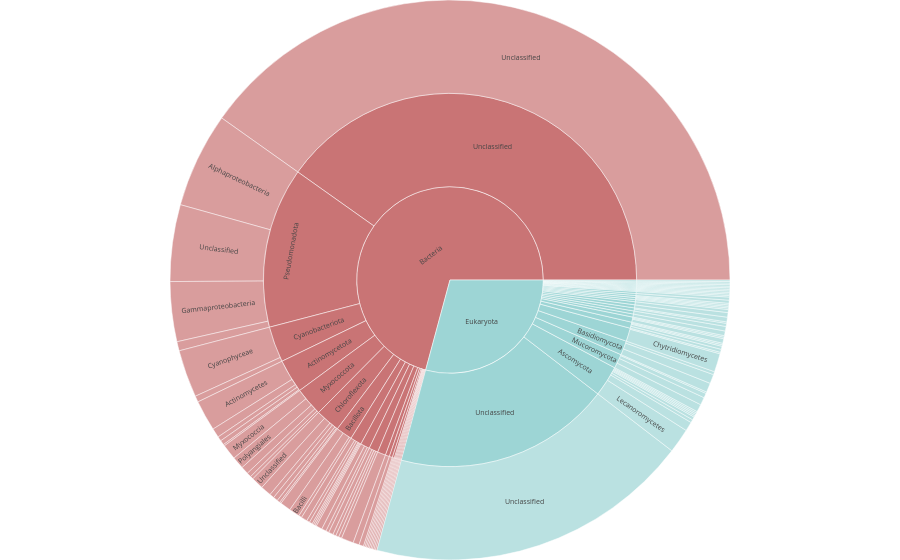

The cell this chart's notebook holds for it:
### Code cell
import pandas as pd
import plotly.express as px

df = pd.read_csv("target_gene_annotation2021.tsv", sep="\t")
df = df[df["confidence"] == 'high-confidence'].copy()

target_source = "algae"
df = df[df["Source"] == target_source]
df = df[~df["Donor"].str.contains("donorconfusion", na=False)]

def split_tax(x):
    if pd.isna(x):
        return []
    return [i.strip() for i in str(x).split(";") if i.strip()]

rows = []
max_depth = 3

for tax in df["Donor"]:
    levels = split_tax(tax)

    # 截断到3层
    levels = levels[:max_depth]

    # 补齐到3层（关键：Unclassified占位）
    levels += ["Unclassified"] * (max_depth - len(levels))

    rows.append(levels)

sunburst_df = pd.DataFrame(rows, columns=["level1", "level2", "level3"])

# 每条路径计数
sunburst_df["value"] = 1

# 合并重复路径
sunburst_df = sunburst_df.groupby(
    ["level1", "level2", "level3"],
    as_index=False
)["value"].sum()

# 只在大于阈值时显示label（可选）
# threshold = 10

# sunburst_df["label"] = sunburst_df.apply(
#     lambda x: "" if x["value"] < threshold else x["level3"],
#     axis=1
# )

fig = px.sunburst(
    sunburst_df,
    path=["level1", "level2", "level3"],
    values="value",
    color="level1",
    color_discrete_map={
        "Bacteria": "#C97475",
        "Eukaryota": "#9DD5D5",
        "Viruses": "#a080f5",
    }
)

fig.update_traces(
    marker=dict(
        line=dict(color="white", width=0.5)
    )
)
fig.update_layout(uniformtext=dict(minsize=7, mode='hide'))
fig.update_layout(
    margin=dict(t=0, l=0, r=0, b=0)
)
# fig.write_image("algae-sunburst.svg")
# fig.write_html('algae.html')
fig.show()

### Figure 1 — Plotly figure (JSON) as saved in the notebook; plotly's stock layout.template omitted (floating-point values rounded to 4 significant figures; data arrays with more than 128 entries replaced by an {"elided": "..."} marker saying what was removed)
{"data": [{"branchvalues": "total", "customdata": {"elided": "151x1 str values"}, "domain": {"x": [0, 1], "y": [0, 1]}, "hovertemplate": "labels=%{label}<br>value=%{value}<br>parent=%{parent}<br>id=%{id}<br>level1=%{customdata[0]}<extra></extra>", "ids": {"elided": "151 str values"}, "labels": {"elided": "151 str values"}, "marker": {"colors": {"elided": "151 str values"}, "line": {"color": "white", "width": 0.5}}, "name": "", "parents": {"elided": "151 str values"}, "type": "sunburst", "values": {"elided": "151 float values"}}], "layout": {"legend": {"tracegroupgap": 0}, "margin": {"b": 0, "l": 0, "r": 0, "t": 0}, "uniformtext": {"minsize": 7, "mode": "hide"}}}
